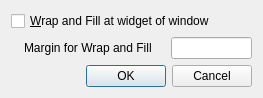
<?xml version="1.0" encoding="UTF-8"?>
<ui version="4.0">
 <class>DialogWrapMargin</class>
 <widget class="QDialog" name="DialogWrapMargin">
  <property name="geometry">
   <rect>
    <x>0</x>
    <y>0</y>
    <width>263</width>
    <height>90</height>
   </rect>
  </property>
  <property name="windowTitle">
   <string>Dialog</string>
  </property>
  <layout class="QVBoxLayout" name="verticalLayout">
   <item>
    <layout class="QHBoxLayout" name="horizontalLayout_2">
     <item>
      <widget class="QCheckBox" name="checkBox">
       <property name="text">
        <string>&amp;Wrap and Fill at widget of window</string>
       </property>
      </widget>
     </item>
     <item>
      <spacer name="horizontalSpacer_3">
       <property name="orientation">
        <enum>Qt::Horizontal</enum>
       </property>
       <property name="sizeHint" stdset="0">
        <size>
         <width>40</width>
         <height>20</height>
        </size>
       </property>
      </spacer>
     </item>
    </layout>
   </item>
   <item>
    <layout class="QHBoxLayout" name="horizontalLayout">
     <item>
      <spacer name="horizontalSpacer_2">
       <property name="orientation">
        <enum>Qt::Horizontal</enum>
       </property>
       <property name="sizeHint" stdset="0">
        <size>
         <width>40</width>
         <height>20</height>
        </size>
       </property>
      </spacer>
     </item>
     <item>
      <widget class="QLabel" name="label">
       <property name="text">
        <string>Margin for Wrap and Fill</string>
       </property>
      </widget>
     </item>
     <item>
      <spacer name="horizontalSpacer">
       <property name="orientation">
        <enum>Qt::Horizontal</enum>
       </property>
       <property name="sizeHint" stdset="0">
        <size>
         <width>40</width>
         <height>20</height>
        </size>
       </property>
      </spacer>
     </item>
     <item>
      <widget class="QLineEdit" name="lineEdit"/>
     </item>
    </layout>
   </item>
   <item>
    <widget class="QDialogButtonBox" name="buttonBox">
     <property name="orientation">
      <enum>Qt::Horizontal</enum>
     </property>
     <property name="standardButtons">
      <set>QDialogButtonBox::Cancel|QDialogButtonBox::Ok</set>
     </property>
    </widget>
   </item>
  </layout>
 </widget>
 <resources/>
 <connections>
  <connection>
   <sender>buttonBox</sender>
   <signal>accepted()</signal>
   <receiver>DialogWrapMargin</receiver>
   <slot>accept()</slot>
   <hints>
    <hint type="sourcelabel">
     <x>248</x>
     <y>254</y>
    </hint>
    <hint type="destinationlabel">
     <x>157</x>
     <y>274</y>
    </hint>
   </hints>
  </connection>
  <connection>
   <sender>buttonBox</sender>
   <signal>rejected()</signal>
   <receiver>DialogWrapMargin</receiver>
   <slot>reject()</slot>
   <hints>
    <hint type="sourcelabel">
     <x>316</x>
     <y>260</y>
    </hint>
    <hint type="destinationlabel">
     <x>286</x>
     <y>274</y>
    </hint>
   </hints>
  </connection>
 </connections>
</ui>
